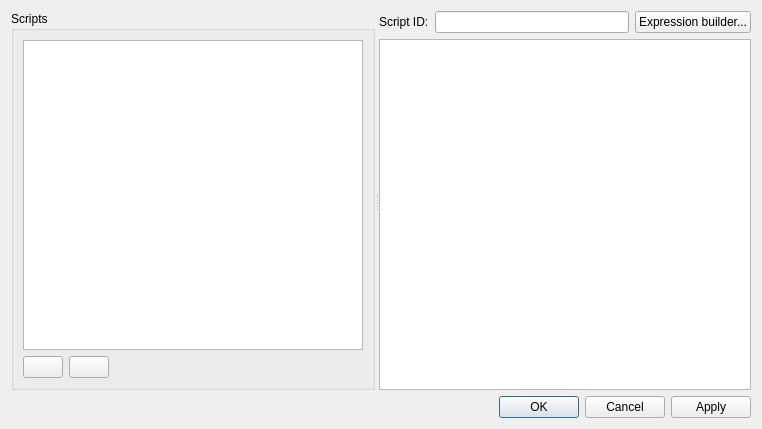
<?xml version="1.0" encoding="UTF-8"?>
<ui version="4.0">
 <class>NCRDScriptDialog</class>
 <widget class="QDialog" name="NCRDScriptDialog">
  <property name="geometry">
   <rect>
    <x>0</x>
    <y>0</y>
    <width>762</width>
    <height>429</height>
   </rect>
  </property>
  <property name="windowTitle">
   <string>Script editor dialog</string>
  </property>
  <layout class="QVBoxLayout" name="verticalLayout_3">
   <item>
    <widget class="QSplitter" name="splitter">
     <property name="orientation">
      <enum>Qt::Horizontal</enum>
     </property>
     <widget class="QGroupBox" name="groupBox">
      <property name="title">
       <string>Scripts</string>
      </property>
      <layout class="QVBoxLayout" name="verticalLayout_2">
       <item>
        <widget class="QListView" name="listView"/>
       </item>
       <item>
        <layout class="QHBoxLayout" name="horizontalLayout_2">
         <item>
          <widget class="QPushButton" name="btnAdd">
           <property name="toolTip">
            <string>Add</string>
           </property>
           <property name="text">
            <string/>
           </property>
           <property name="icon">
            <iconset resource="designer.qrc">
             <normaloff>:/designer/images/add.png</normaloff>:/designer/images/add.png</iconset>
           </property>
           <property name="iconSize">
            <size>
             <width>16</width>
             <height>16</height>
            </size>
           </property>
          </widget>
         </item>
         <item>
          <widget class="QPushButton" name="btnRemove">
           <property name="toolTip">
            <string>Remove</string>
           </property>
           <property name="text">
            <string/>
           </property>
           <property name="icon">
            <iconset resource="designer.qrc">
             <normaloff>:/designer/images/delete.png</normaloff>:/designer/images/delete.png</iconset>
           </property>
           <property name="iconSize">
            <size>
             <width>16</width>
             <height>16</height>
            </size>
           </property>
          </widget>
         </item>
         <item>
          <spacer name="horizontalSpacer">
           <property name="orientation">
            <enum>Qt::Horizontal</enum>
           </property>
           <property name="sizeHint" stdset="0">
            <size>
             <width>40</width>
             <height>20</height>
            </size>
           </property>
          </spacer>
         </item>
        </layout>
       </item>
      </layout>
     </widget>
     <widget class="QWidget" name="layoutWidget">
      <layout class="QVBoxLayout" name="verticalLayout">
       <item>
        <layout class="QHBoxLayout" name="horizontalLayout">
         <item>
          <widget class="QLabel" name="label">
           <property name="text">
            <string>Script ID:</string>
           </property>
          </widget>
         </item>
         <item>
          <widget class="QLineEdit" name="wScripId"/>
         </item>
         <item>
          <widget class="QPushButton" name="btnExpBuilder">
           <property name="text">
            <string>Expression builder...</string>
           </property>
          </widget>
         </item>
        </layout>
       </item>
       <item>
        <widget class="QPlainTextEdit" name="wScriptEditor">
         <property name="tabStopWidth">
          <number>4</number>
         </property>
        </widget>
       </item>
      </layout>
     </widget>
    </widget>
   </item>
   <item>
    <widget class="QDialogButtonBox" name="buttonBox">
     <property name="orientation">
      <enum>Qt::Horizontal</enum>
     </property>
     <property name="standardButtons">
      <set>QDialogButtonBox::Apply|QDialogButtonBox::Cancel|QDialogButtonBox::Ok</set>
     </property>
    </widget>
   </item>
  </layout>
 </widget>
 <resources>
  <include location="designer.qrc"/>
 </resources>
 <connections>
  <connection>
   <sender>buttonBox</sender>
   <signal>accepted()</signal>
   <receiver>NCRDScriptDialog</receiver>
   <slot>accept()</slot>
   <hints>
    <hint type="sourcelabel">
     <x>248</x>
     <y>254</y>
    </hint>
    <hint type="destinationlabel">
     <x>157</x>
     <y>274</y>
    </hint>
   </hints>
  </connection>
  <connection>
   <sender>buttonBox</sender>
   <signal>rejected()</signal>
   <receiver>NCRDScriptDialog</receiver>
   <slot>reject()</slot>
   <hints>
    <hint type="sourcelabel">
     <x>316</x>
     <y>260</y>
    </hint>
    <hint type="destinationlabel">
     <x>286</x>
     <y>274</y>
    </hint>
   </hints>
  </connection>
 </connections>
</ui>
